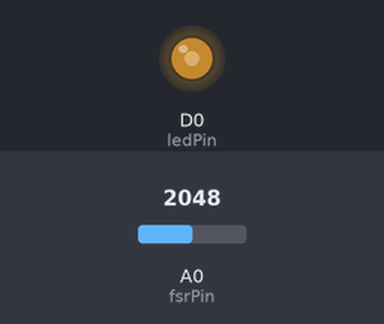
The sketch below on a simulated Particle Photon. On the bench: output pins drawn as LEDs (lit = HIGH). Inputs (shaded band) come from the test bench; at power-on: A0 (fsrPin) = 2048.

Above: at 1.2 s.
1.3 s: A0 (fsrPin) set to 2866
At 1.8 s:
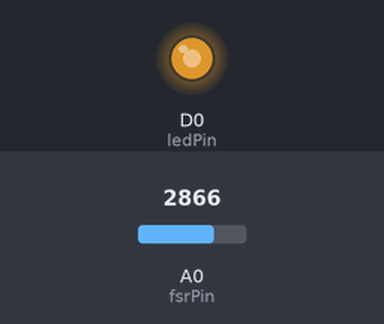
2.8 s: A0 (fsrPin) set to 3603
At 3.1 s:
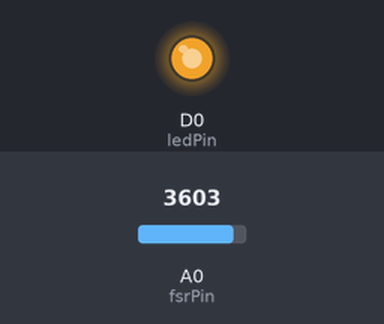
4.3 s: A0 (fsrPin) set to 491
At 5.5 s:
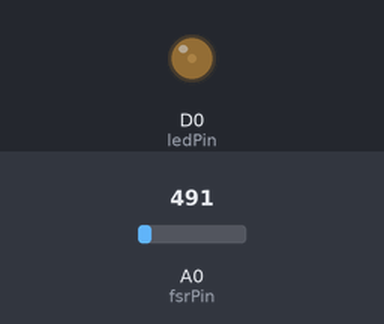
5.8 s: A0 (fsrPin) set to 0
At 6.7 s:
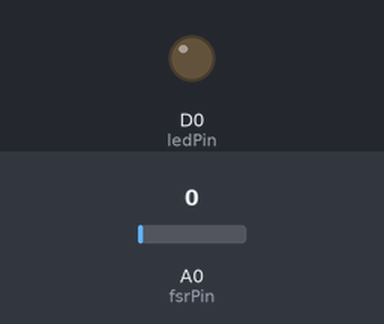
7.3 s: A0 (fsrPin) set to 2047
At 7.9 s:
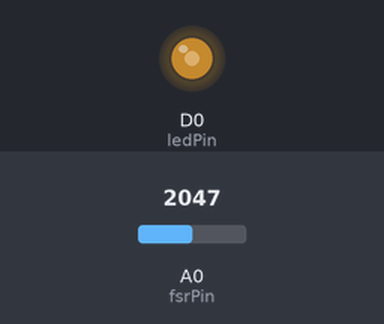
Timing chart, 0 to 9.8 s (numbered marks = the images above; inputs shaded):
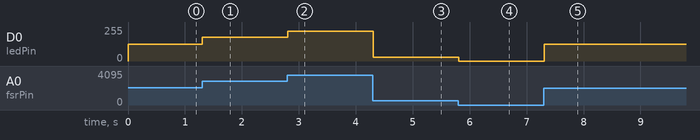

Measured:
- after the input at 1.3 s, D0 (ledPin): 127/255 → 178/255 at once
- after the input at 2.8 s, D0 (ledPin): 178/255 → 224/255 at once
- after the input at 4.3 s, D0 (ledPin): 224/255 → 30/255 at once
- after the input at 5.8 s, D0 (ledPin): 30/255 → 0/255 at once
- after the input at 7.3 s, D0 (ledPin): 0/255 → 127/255 at once

The sketch:

FSRExample.ino
```cpp
// Define a pin that we'll place the FSR on
// Remember to add a 10K Ohm pull-down resistor too.
int fsrPin = A0;

// Create a variable to hold the FSR reading
int fsrReading = 0;

// Define a pin we'll place an LED on
int ledPin = D0;

// Create a variable to store the LED brightness.
int ledBrightness = 0;

//
void setup(){

  // Set up the LED for output
  pinMode(ledPin, OUTPUT);

  // Create a cloud variable of type integer
  // called 'light' mapped to photoCellReading
  Particle.variable("force", &fsrReading, INT);
}

void loop() {

  // Use analogRead to read the photo cell reading
  // This gives us a value from 0 to 4095
  fsrReading = analogRead(fsrPin);

  // Map this value into the PWM range (0-255)
  // and store as the led brightness
  ledBrightness = map(fsrReading, 0, 4095, 0, 255);

  // fade the LED to the desired brightness
  analogWrite(ledPin, ledBrightness);

  // wait 1/10th of a second and then loop
  delay(100);
}
```
